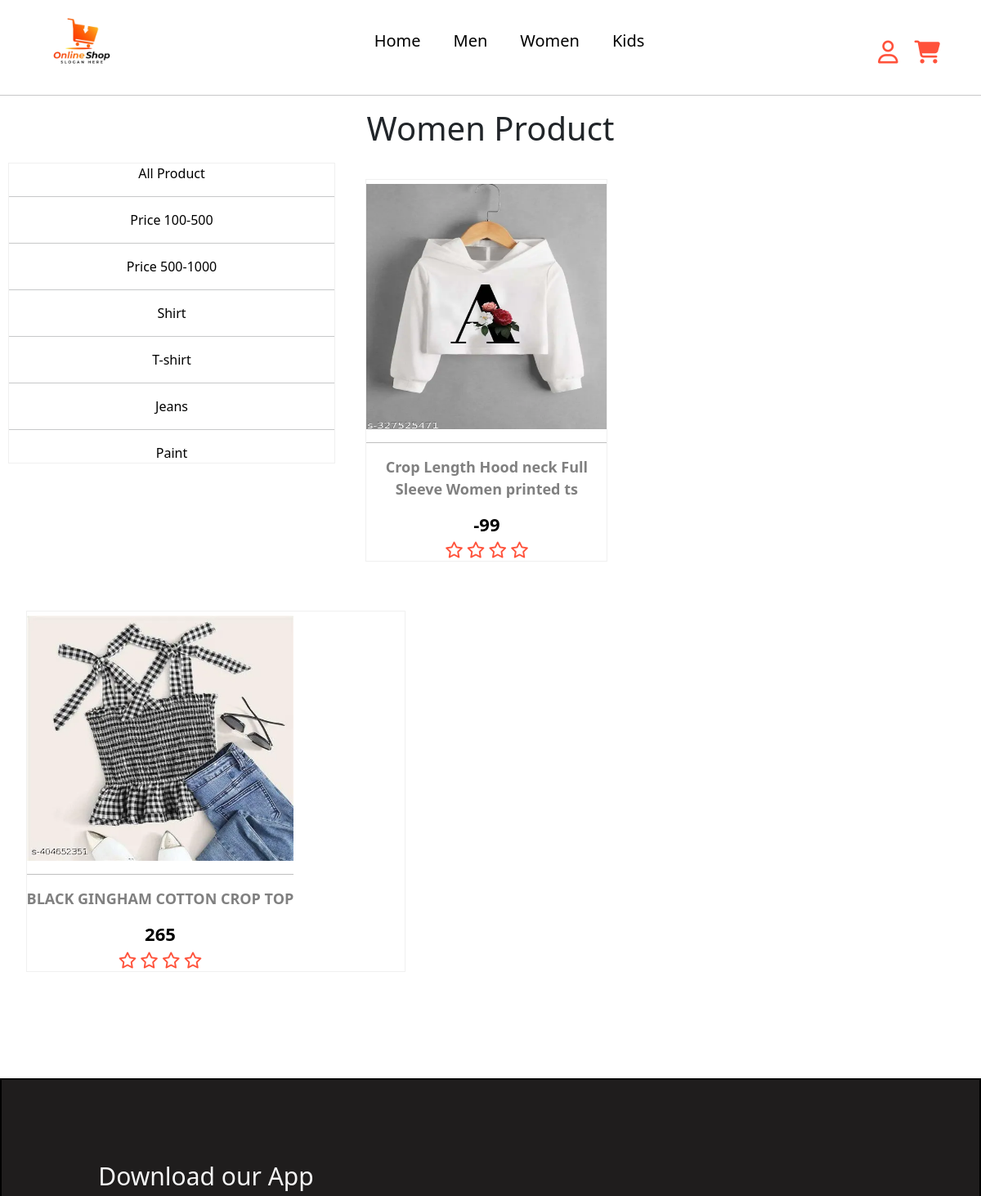
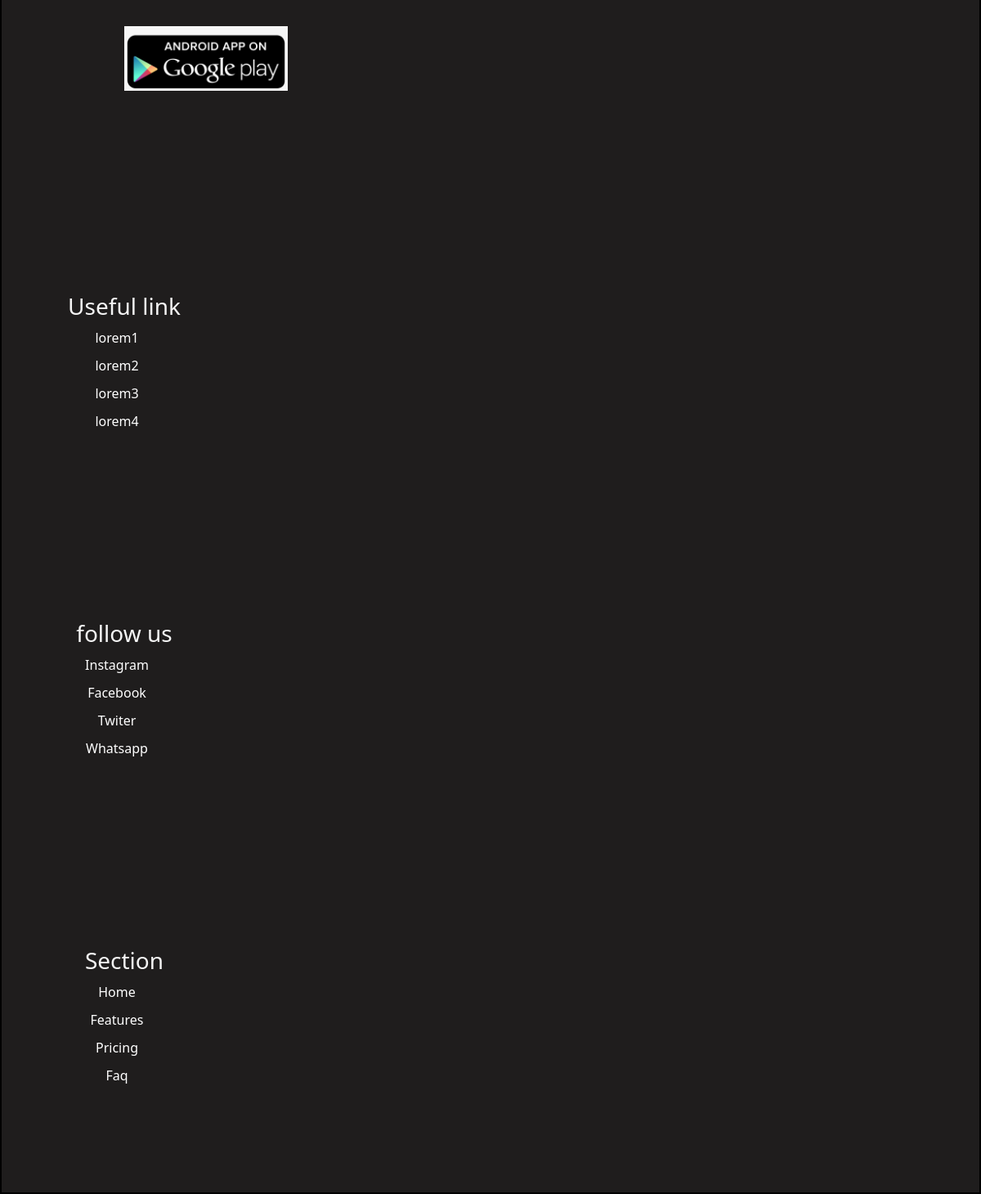
Screenshot of /women/ with the database file from the repository (2 pictures, top to bottom).
### mainapp/models.py (models this page shows)
class Product(models.Model):
    title=models.CharField(max_length=50)
    price=models.IntegerField()
    description=models.TextField()
    size=models.CharField(max_length=20)
    category=models.CharField(max_length=20,choices=CATEGORY_CHOICES)
    image=models.ImageField(upload_to='media')

### mainapp/views.py (the view)
# urls.py: path('women/', views.women),
def women(request):
    data = Product.objects.filter(category="Women")
    context = {
        'data':data
    }
    return render(request,'women.html',context)

### template/women.html (shortened to what this page needs)
{% extends "header_footer.html" %} {% block myblock %} {% load static %}
<!DOCTYPE html>
<html lang="en">
  <head>
  </head>
  <body>
    <center>
      <h1>Women Product</h1>
    </center>
    <div class="flex-container">
      <div class="flex-item" id="itme-1">
        <div class="flex-item1">
          <a href="/men/">All Product</a>
          <hr />
          <a href="/men/Below/">Price 100-500</a>
          <hr />
          <a href="/men/above/">Price 500-1000</a>
          <hr />
          <a href="/men/shirt/">Shirt</a>
          <hr />
          <a href="/men/t-shirt/">T-shirt</a>
          <hr />
          <a href="/men/Jeans/">Jeans</a>
          <hr />
          <a href="/men/Paint/">Paint</a>
        </div>
      </div>
      {% for i in data %}
      <div class="flex-item" id="itme-2">
        <div class="allcart">
          <div class="mencart">
            <a href="/prodes/{{i.id}}">
              <div class="productcart" id="productimg">
                <img src="/media/{{i.image}}" alt="" />
              </div>
              <hr />
              <div class="productcart" id="productdetails">
                <p class="title">{{i.title}}</p>
                <h3 class="price">{{i.price}}</h3>
                <i class="fa-regular fa-star"></i>
                <i class="fa-regular fa-star"></i>
                <i class="fa-regular fa-star"></i>
                <i class="fa-regular fa-star"></i>
              </div>
            </a>
          </div>
        </div>
      </div>
      {% endfor %}
    </div>
  </body>
</html>
{% endblock myblock %}

### template/women.html (style rules this page uses)
.flex-container { display: flex; flex-wrap: wrap; }
.flex-item { border: 1px solid rgb(240, 240, 240); height: 100%; width: 400px; margin: 10px; text-align: center; }
#itme-2 { flex-grow: 2; border: none; }
.mencart { border: 1px solid rgb(240, 240, 240); }
.allcart { display: flex; flex-wrap: wrap; margin: 10px; }
.mencart { margin: 10px 1%; width: 23%; text-align: center; display: flex; flex-wrap: wrap; }
.fa-star { font-size: 20px; color: #ff523b; }
.title { font-size: 18px; font-weight: bold; color: gray; }
.price { font-size: 22px; font-weight: bold; }
.mencart a { text-decoration: none; color: black; }
.flex-item a { text-decoration: none; color: black; }
.productcart img { width: 100%; height: 300px; margin-top: 5px; }
@media (min-width: 1000px) and (max-width: 1372px) { .mencart { width: 40%; } }

### rows the page displays
Product: image (picture), title "Crop Length Hood neck Full Sleeve Women printed ts", price "-99"
Product: image (picture), title "BLACK GINGHAM COTTON CROP TOP", price "265"
